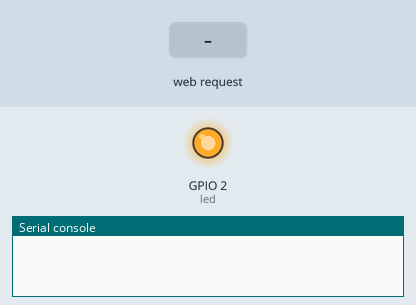
This program was run on a simulated ESP8266 board running MicroPython. Parts: output pins drawn as LEDs (lit = HIGH, except the on-board LED, lit = LOW), the last lines printed to the serial console. The test bench sets the inputs (shaded band).

Above: at 1.2 s.
1.3 s: HTTP request GET /?led=on received
At 2.0 s:
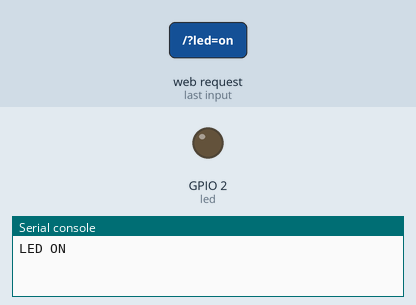
2.8 s: HTTP request GET /?led=off received
At 3.1 s:
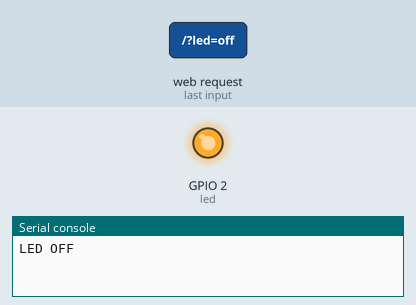
Timing chart, 0 to 5.8 s (numbered marks = the images above; inputs shaded):
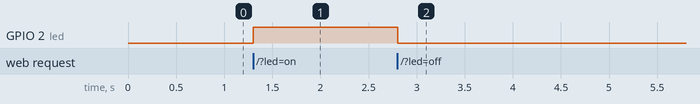

The program:

wifi_ap_blink.py
```python
try:
  import usocket as socket
except:
  import socket
from machine import Pin

led = Pin(2, Pin.OUT)

s = socket.socket(socket.AF_INET, socket.SOCK_STREAM)
s.bind(('', 80))
s.listen(5)

def web_page():
    if led.value() == 1:
        gpio_state="ON"
    else:
        gpio_state="OFF"
    html = """
        <html>
            <head>
                <title>ESP Web Server</title>
                <meta name="viewport" content="width=device-width, initial-scale=1">
                <link rel="icon" href="data:,">
                <style>html{font-family: Helvetica; display:inline-block; margin: 0px auto; text-align: center;}
                    h1{color: #0F3376; padding: 2vh;}p{font-size: 1.5rem;}
                    .button{
                      display: inline-block;
                      background-color: #e7bd3b;
                      border: none; border-radius: 4px; color: white;
                      padding: 16px 40px;
                      text-decoration: none;
                      font-size: 30px;
                      margin: 2px; cursor: pointer;
                    }
                    .button2{
                      display: inline-block;
                      background-color: #4286f4;
                      order: none; border-radius: 4px; color: white;
                      padding: 16px 40px;
                      text-decoration: none;
                      font-size: 30px;
                      margin: 2px; cursor: pointer;
                    }
                </style>
            </head>
            <body>
                <h1>ESP Web Server</h1>
                <p>GPIO state: <strong>""" + gpio_state + """</strong></p>
                <p>
                    <a href="/?led=on">
                        <button class="button">ON</button>
                    </a>
                </p>
                <p>
                    <a href="/?led=off">
                        <button class="button button2">OFF</button>
                    </a>
                </p>
            </body>
        </html>"""
    return html

while True:
    conn, addr = s.accept()
    print('Got a connection from %s' % str(addr))
    request = conn.recv(1024)
    request = str(request)
    print('Content = %s' % request)
    led_on = request.find('/?led=on')
    led_off = request.find('/?led=off')
    if led_on == 6:
        print('LED ON')
        led.on()
    if led_off == 6:
        print('LED OFF')
        led.off()
    response = web_page()
    conn.send('HTTP/1.1 200 OK\n')
    conn.send('Content-Type: text/html\n')
    conn.send('Connection: close\n\n')
    conn.sendall(response)
    conn.close()
```

Measured:
- after the input at 1.3 s, GPIO 2 (led): LOW → HIGH at once
- after the input at 2.8 s, GPIO 2 (led): HIGH → LOW at once
